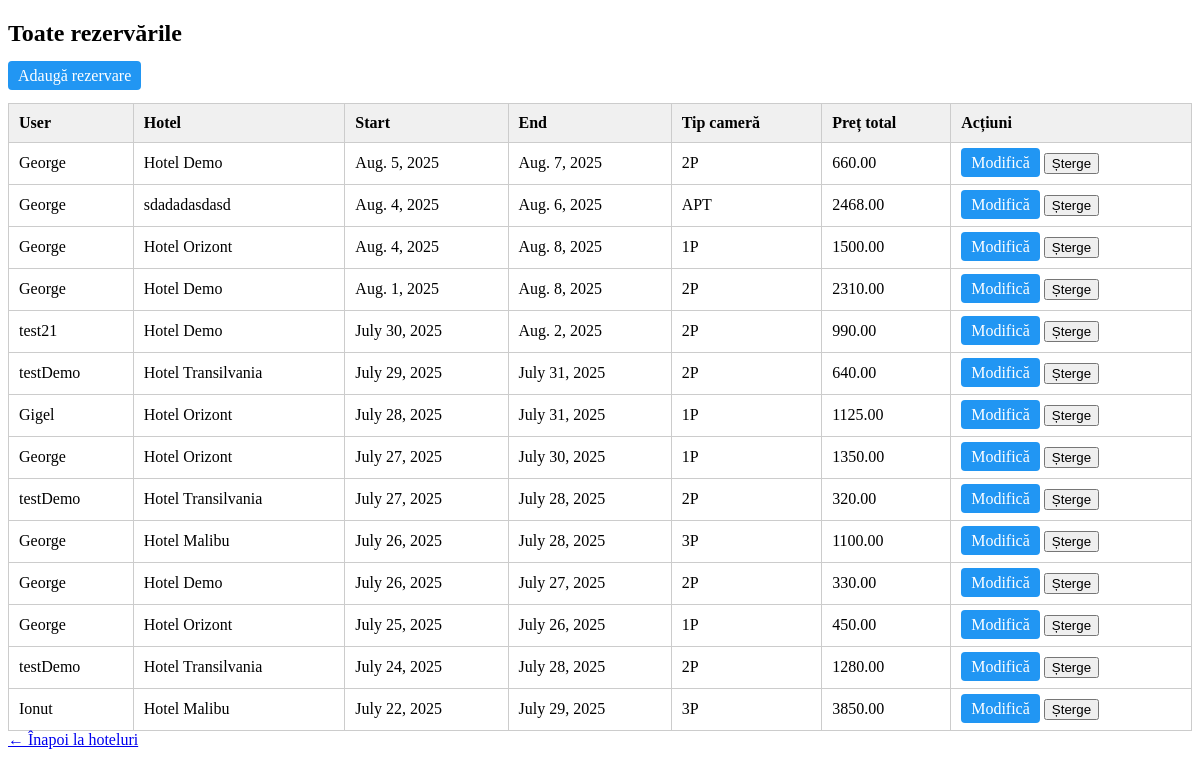
/booking/admin/reservations/ (signed in), run on an earlier commit of the app's database.
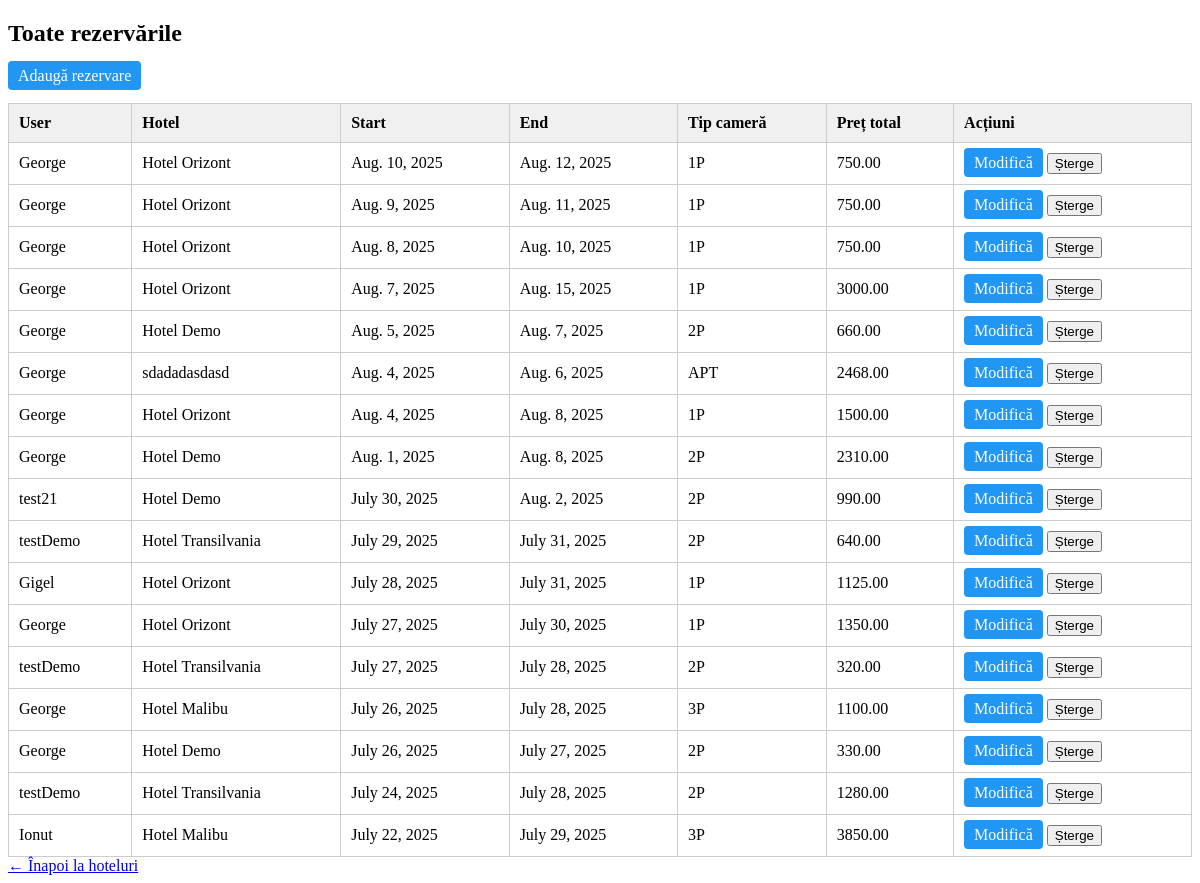
And on a later commit of the database.
### booking/models/reservation.py (models this page shows, shortened)
class Reservation(models.Model):
    user = models.ForeignKey(settings.AUTH_USER_MODEL, on_delete=models.CASCADE)
    hotel = models.ForeignKey(Hotel, on_delete=models.CASCADE)
    room_type = models.CharField(max_length=3, choices=Hotel.HOTEL_TYPES, editable=False)
    start_date = models.DateField()
    end_date = models.DateField()
    total_price = models.DecimalField(max_digits=8, decimal_places=2, blank=True, null=True)

### booking/models/user.py (models this page shows)
class CustomUser(AbstractUser):
    age = models.PositiveIntegerField(null=True, blank=True)
    profession = models.CharField(max_length=100, blank=True)
    profile_picture_url = models.URLField(blank=True, null=True)
    reservation_deleted_notification = models.BooleanField(default=False)

### booking/models/hotel.py (models this page shows, shortened)
class Hotel(models.Model):
    HOTEL_TYPES = [
        ('1P', 'Cameră pentru 1 persoană'),
        ('2P', 'Cameră pentru 2 persoane'),
        ('3P', 'Cameră pentru 3 persoane'),
        ('APT', 'Apartament'),
    ]
    name = models.CharField(max_length=100)
    location = models.CharField(max_length=100)
    description = models.TextField()
    available_types = models.CharField(max_length=3, choices=HOTEL_TYPES)
    price_per_night = models.DecimalField(max_digits=7, decimal_places=2)
    is_active = models.BooleanField(default=True)
    photo_url = models.URLField(blank=True, null=True)
    amenities = models.ManyToManyField(Amenity, blank=True, related_name='hotels')

### booking/views/reservation_views.py (the view)
# urls.py: path('admin/reservations/', all_reservations_view, name='admin_reservations'),
@staff_member_required
def all_reservations_view(request):
    reservations = Reservation.objects.select_related('user', 'hotel').all().order_by('-start_date')
    return render(request, 'booking/list.html', {
        'reservations': reservations
    })

### booking/templates/booking/list.html (shortened to what this page needs)
<!DOCTYPE html>
<html>
<head>
</head>
<body>
    <h2>Toate rezervările</h2>
    <a href="{% url 'create_reservation_admin' %}" class="button">Adaugă rezervare</a>
    <br><br>
    <table>
        <thead>
            <tr>
                <th>User</th>
                <th>Hotel</th>
                <th>Start</th>
                <th>End</th>
                <th>Tip cameră</th>
                <th>Preț total</th>
                <th>Acțiuni</th>
            </tr>
        </thead>
        <tbody>
            {% for r in reservations %}
            <tr>
                <td>{{ r.user.username }}</td>
                <td>{{ r.hotel.name }}</td>
                <td>{{ r.start_date }}</td>
                <td>{{ r.end_date }}</td>
                <td>{{ r.room_type }}</td>
                <td>{{ r.total_price }}</td>
                <td>
                    <a href="{% url 'update_reservation_admin' r.id %}" class="button">Modifică</a>
                    <form action="{% url 'delete_reservation_admin' r.id %}" method="post" style="display:inline;">
                        <button type="submit" onclick="return confirm('Ești sigur că vrei să ștergi această rezervare?');">Șterge</button>
                    </form>
                </td>
            </tr>
            {% endfor %}
        </tbody>
    </table>
    <a href="{% url 'hotels' %}">← Înapoi la hoteluri</a>
</body>
</html>

What changed in the data, as far as the page shows it:
removed Reservation: user.username "George", hotel.name "Hotel Orizont", start_date "July 25, 2025", end_date "July 26, 2025", room_type "1P", total_price "450.00"
added Reservation: user.username "George", hotel.name "Hotel Orizont", start_date "Aug. 10, 2025", end_date "Aug. 12, 2025", room_type "1P", total_price "750.00"
added Reservation: user.username "George", hotel.name "Hotel Orizont", start_date "Aug. 9, 2025", end_date "Aug. 11, 2025", room_type "1P", total_price "750.00"
added Reservation: user.username "George", hotel.name "Hotel Orizont", start_date "Aug. 8, 2025", end_date "Aug. 10, 2025", room_type "1P", total_price "750.00"
added Reservation: user.username "George", hotel.name "Hotel Orizont", start_date "Aug. 7, 2025", end_date "Aug. 15, 2025", room_type "1P", total_price "3000.00"
